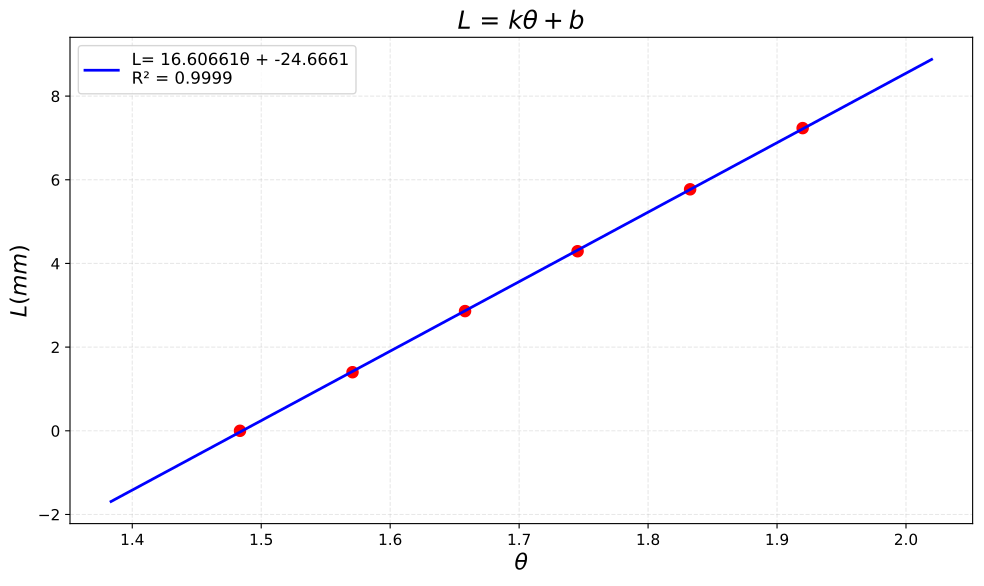

Here is the Python script that generated this plot:
import numpy as np
import matplotlib.pyplot as plt

theta = np.array([85,90,95,100,105,110])/180*np.pi
l = np.array([0,1.4,2.861,4.292,5.772,7.235])

x = theta
y = l


# 计算线性回归
x_mean = np.mean(x)
y_mean = np.mean(y)

numerator = np.sum((x - x_mean) * (y - y_mean))
denominator = np.sum((x - x_mean)**2)

slope = numerator / denominator
intercept = y_mean - slope * x_mean

# 计算R²值
y_pred = slope * x + intercept
ss_res = np.sum((y - y_pred)**2)
ss_tot = np.sum((y - y_mean)**2)
r_squared = 1 - (ss_res / ss_tot)

print("斜率:", slope)
print("截距:", intercept)
print("R²值:", r_squared)

# 绘图
plt.figure(figsize=(10, 6))
plt.plot(x, y, 'ro')

# 生成更平滑的拟合线
x_line = np.linspace(min(x-0.1), max(x+0.1), 100)
y_line = slope * x_line + intercept
plt.plot(x_line, y_line, color='blue', linewidth=2,
         label=f'L= {slope:.5f}θ + {intercept:.4f}\nR² = {r_squared:.4f}')
# 使用数学符号设置坐标轴标签
plt.xlabel(r'$\theta$', fontsize=16)
plt.ylabel(f'$L(mm)$', fontsize=16)
plt.title(r'$L$ = $k\theta+b$', fontsize=18)

plt.grid(True, alpha=0.3, linestyle='--')
plt.legend(fontsize=12, loc='best')
plt.tight_layout()
plt.savefig('2.pdf',bbox_inches='tight', dpi=300)
plt.show()
